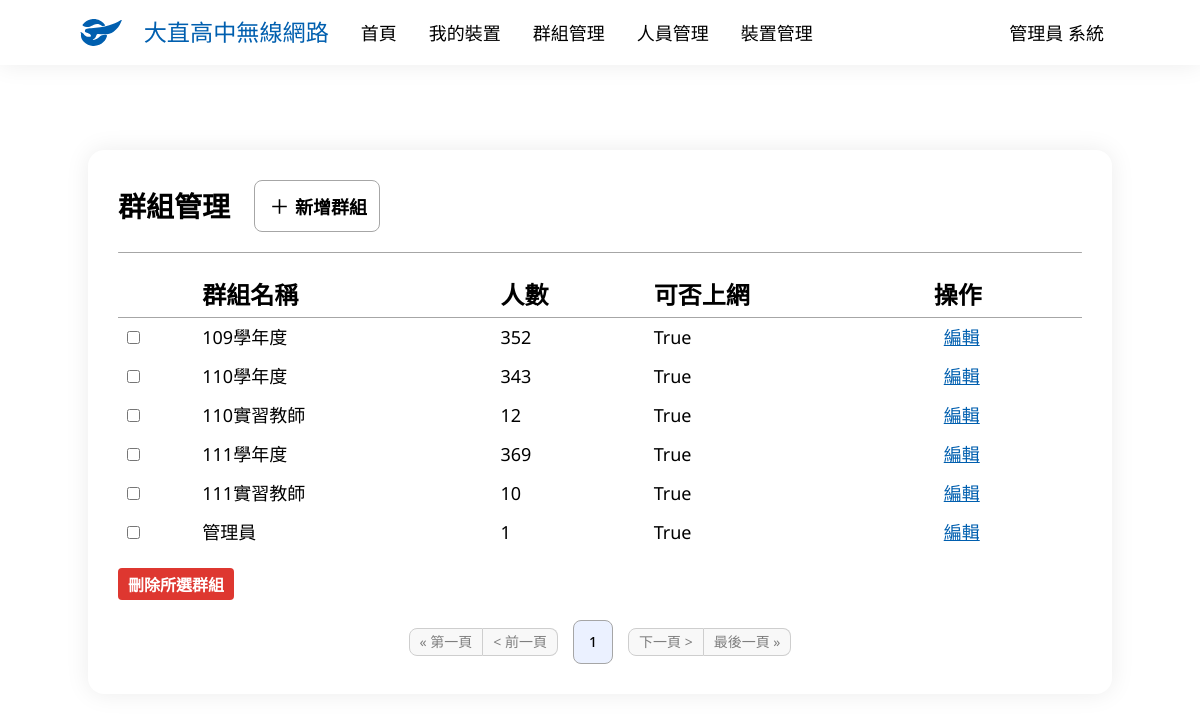
Before: /group/ (signed in) with the older database file.
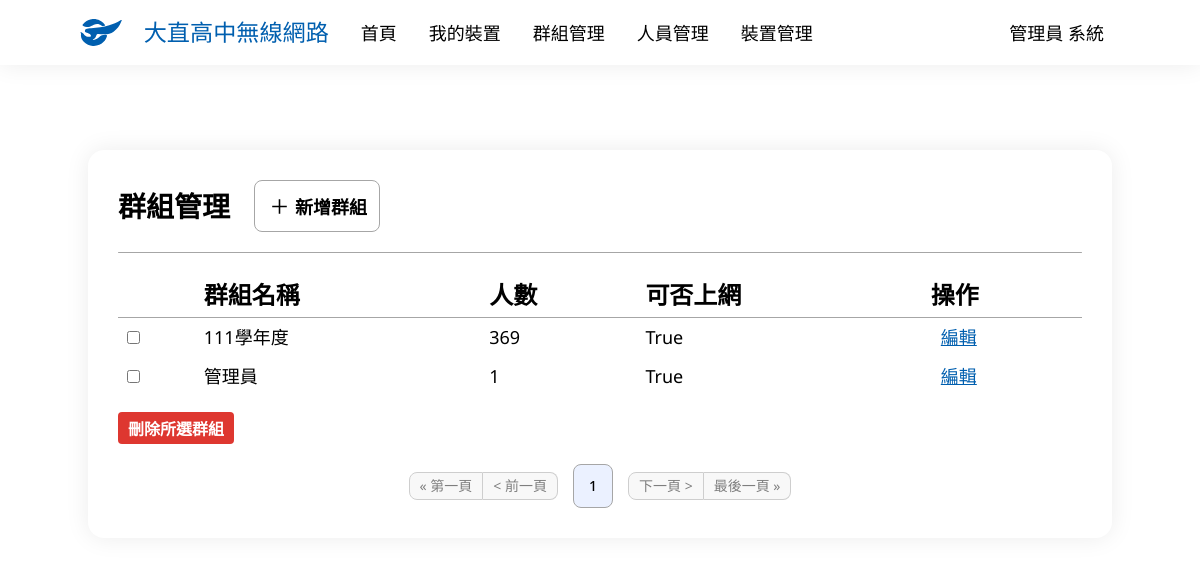
After: the same page with the newer database file.
### main/models.py (models this page shows, shortened)
class Group(models.Model):
    Name = models.CharField('群組名稱', max_length=100)
    UserData = models.ManyToManyField(UserInfo, verbose_name="身分")
    Internet = models.BooleanField('可否上網', default=True)
    Note = models.TextField('備註', blank=True, null=True)

### main/views.py (the view, shortened to what this page needs)
# urls.py: path('group/', GroupManaging.as_view(), name='group_managing'),
class GroupManaging(PermissionRequiredMixin, LoginRequiredMixin, ListView):
    model = Group
    ordering = ['Name']
    paginate_by = 20
    permission_required = ['main.can_assess', 'main.admin']
    def get_context_data(self, **kwargs):
        context = super().get_context_data(**kwargs)
        if self.request.user.is_authenticated:
            context['now_user'] = UserInfo.objects.get(UserData=self.request.user)
        else:
            context['now_user'] = ''
        return context
    context_object_name = 'groups'
    template_name = 'group_managing.html'

### main/models.py (called while the page is built)
    def __str__(self):
        if self.UserType == 0:
            return f'管理員 {self.Name}'
        elif self.UserType == 1:
            return f'教師 {self.Name}'
        else:
            return f'{self.Grade}{self.Class:02d}{self.SeatNumber:02d} {self.Name}'

### templates/group_managing.html (shortened to what the changed rows need)
{% extends 'base.html' %}
{% block body %}
<div class="container">
    <form method="post">
        <table>
            <tr>
                <th></th>
                <th>群組名稱</th>
                <th>人數</th>
                <th>可否上網</th>
                <th>操作</th>
            </tr>
            {% for group in groups %}
                <tr>
                    <td>
                        <input type="checkbox" name="selected_objects" value="{{ group.id }}">
                    </td>
                    <td>
                        {{ group.Name }}
                    </td>
                    <td>
                        {{ group.UserData.all.count }}
                    </td>
                    <td>
                        {{ group.Internet }}
                    </td>
                    <td class="function">
                        <a href="{% url 'group_edit' group.id %}">
                            <p class="movement">編輯</p>
                        </a>
                    </td>
                </tr>
            {% endfor %}
        </table>
    </form>
    <div class="pagination">
        {% if 0 < page_obj.number|add:"-2"%}
            {% if page_obj.number|add:"3" <= page_obj.paginator.num_pages %}
                {% for page_cnt in page_obj.paginator %}
                    {% if page_obj.number|add:"-2" <= forloop.counter and forloop.counter < page_obj.number|add:"3" %}
                        {% if page_obj.number == forloop.counter %}
                            <a class="page now" href="?page={{forloop.counter}}">
                                <p>{{ forloop.counter }}</p>
                            </a>
                        {% else %}
                            <a class="page" href="?page={{forloop.counter}}">
                                <p>{{ forloop.counter }}</p>
                            </a>
                        {% endif %}
                    {% endif %}
                {% endfor %}
            {% else %}
                {% for page_cnt in page_obj.paginator %}
                    {% if page_obj.paginator.num_pages|add:"-5" < forloop.counter and forloop.counter <= page_obj.paginator.num_pages %}
                        {% if page_obj.number == forloop.counter %}
                            <a class="page now" href="?page={{forloop.counter}}">
                                <p>{{ forloop.counter }}</p>
                            </a>
                        {% else %}
                            <a class="page" href="?page={{forloop.counter}}">
                                <p>{{ forloop.counter }}</p>
                            </a>
                        {% endif %}
                    {% endif %}
                {% endfor %}
            {% endif %}
        {% else %}
            {% for page_cnt in page_obj.paginator %}
                {% if forloop.counter <= 5 %}
                    {% if page_obj.number == forloop.counter %}
                        <a class="page now" href="?page={{forloop.counter}}">
                            <p>{{ forloop.counter }}</p>
                        </a>
                    {% else %}
                        <a class="page" href="?page={{forloop.counter}}">
                            <p>{{ forloop.counter }}</p>
                        </a>
                    {% endif %}
                {% endif %}
            {% endfor %}
        {% endif %}
    </div>
</div>
{% endblock body %}

Changed rows visible on the page:
removed Group: Name "109學年度", UserData.all.count "352", Internet "True"
removed Group: Name "110學年度", UserData.all.count "343", Internet "True"
removed Group: Name "110實習教師", UserData.all.count "12", Internet "True"
removed Group: Name "111實習教師", UserData.all.count "10", Internet "True"
